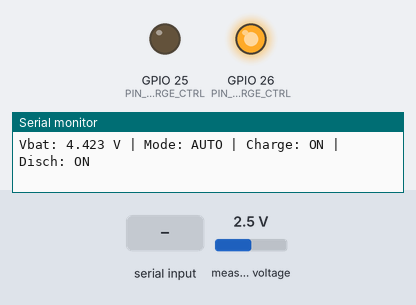
Simulated run of this sketch. Board: ESP32. Parts: output pins drawn as LEDs (lit = HIGH), the last lines printed to the serial monitor. The inputs (shaded band) are chosen by the test bench; at power-on: measured voltage 2.5 V.

Above: at 1.2 s.
1.3 s: "CHARGE ON\n" received over Serial
At 2.6 s:
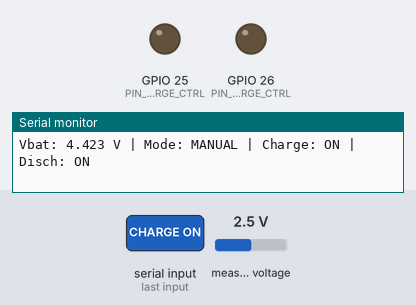
2.9 s: "DISCH OFF\n" received over Serial
At 4.3 s:
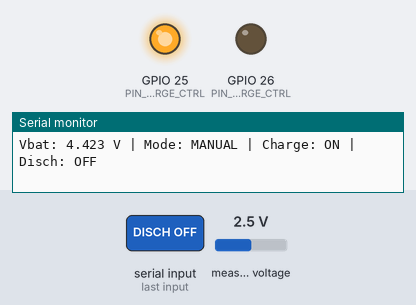
4.8 s: "AUTO\n" received over Serial
At 5.8 s:
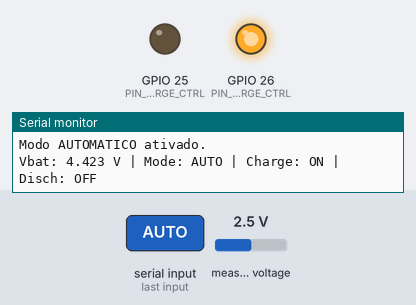
6.7 s: measured voltage set to 2.2 V
At 8.3 s:
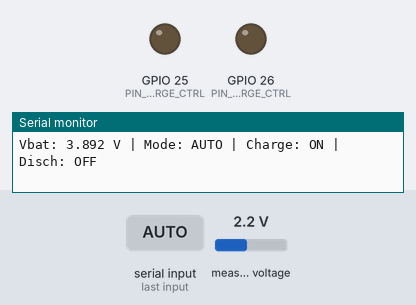
8.6 s: measured voltage set to 1.8 V
10.2 s: measured voltage set to 1.5 V
At 10.9 s:
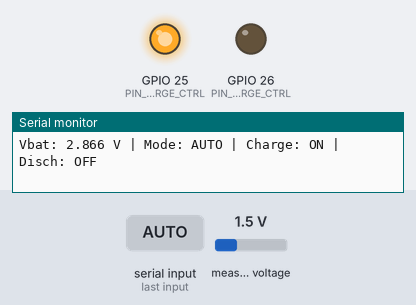
Timing chart, 0 to 12.7 s (numbered marks = the images above; inputs shaded):
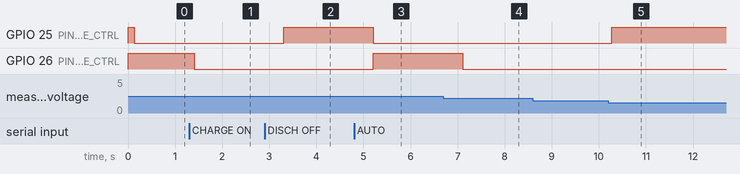

The sketch:

firmware_esp.ino
```cpp
#include <Wire.h>
#include <Adafruit_ADS1X15.h>

Adafruit_ADS1115 ads;

// Resistores do divisor
const float R1 = 20000.0;  // entre Vbat e ADC
const float R2 = 26000.0;  // entre ADC e GND

// Limites de bateria
const float V_BATT_MIN = 3.0;
const float V_BATT_MIN_REENABLE = 3.05;
const float V_BATT_MAX = 4.2;
const float V_BATT_MAX_REENABLE = 4.15;

const int PIN_CHARGE_CTRL = 26;
const int PIN_DISCHARGE_CTRL = 25;

// Fator de calibração
float calib_factor = 1.0;

const float ADS_VFSR = 4.096f;
const float ADC_COUNTS = 32767.0f;

enum Mode { AUTO, MANUAL };
Mode mode = AUTO;

bool forceCharge = true;
bool forceDischarge = true;

const int NUM_SAMPLES = 10;

void setup() {
  Serial.begin(115200);
  Wire.begin(21, 22);

  if (!ads.begin(0x49)) {
    Serial.println("Erro: ADS1115 nao inicializou!");
    while (1);
  }
  ads.setGain(GAIN_ONE);

  pinMode(PIN_CHARGE_CTRL, OUTPUT);
  pinMode(PIN_DISCHARGE_CTRL, OUTPUT);

  // Inicializa desligado (HIGH = relé desligado)
  digitalWrite(PIN_CHARGE_CTRL, HIGH);
  digitalWrite(PIN_DISCHARGE_CTRL, HIGH);

  Serial.println("Sistema iniciado.");
  Serial.println("Comandos: AUTO | CHARGE ON | CHARGE OFF | DISCH ON | DISCH OFF");
}

// Lê tensão no canal do ADS e retorna a tensão real da bateria
float readBatteryVoltage(uint8_t ch) {
  long sum = 0;
  for (int i = 0; i < NUM_SAMPLES; i++) {
    sum += ads.readADC_SingleEnded(ch);
    delay(5);
  }
  float adc_avg = sum / (float)NUM_SAMPLES;
  float v_adc = adc_avg * (ADS_VFSR / ADC_COUNTS); // tensão no pino do ADC
  float v_batt = v_adc * (R1 + R2) / R2;           // tensão real da bateria
  v_batt *= calib_factor;                           // aplica calibração
  return v_batt;
}

void handleSerialCommand(String cmd) {
  cmd.trim();
  cmd.toUpperCase();

  if (cmd == "AUTO") {
    mode = AUTO;
    Serial.println("Modo AUTOMATICO ativado.");
  }
  else if (cmd == "CHARGE ON") {
    mode = MANUAL; forceCharge = true;
    digitalWrite(PIN_CHARGE_CTRL, LOW); // ativa imediatamente
    Serial.println("Modo MANUAL: carga FORCADA ON.");
  }
  else if (cmd == "CHARGE OFF") {
    mode = MANUAL; forceCharge = false;
    digitalWrite(PIN_CHARGE_CTRL, HIGH); // desativa imediatamente
    Serial.println("Modo MANUAL: carga FORCADA OFF.");
  }
  else if (cmd == "DISCH ON") {
    mode = MANUAL; forceDischarge = true;
    digitalWrite(PIN_DISCHARGE_CTRL, LOW); // ativa imediatamente
    Serial.println("Modo MANUAL: descarga FORCADA ON.");
  }
  else if (cmd == "DISCH OFF") {
    mode = MANUAL; forceDischarge = false;
    digitalWrite(PIN_DISCHARGE_CTRL, HIGH); // desativa imediatamente
    Serial.println("Modo MANUAL: descarga FORCADA OFF.");
  }
  else {
    Serial.println("Comando invalido.");
  }
}

void loop() {
  float v_batt = readBatteryVoltage(0);

  // Lê comandos da Serial
  if (Serial.available()) {
    String cmd = Serial.readStringUntil('\n');
    handleSerialCommand(cmd);
  }

  if (mode == AUTO) {
    // Controle automático com histerese - desliga a descarga (HIGH)
    if (v_batt < V_BATT_MIN) digitalWrite(PIN_DISCHARGE_CTRL, HIGH);
    else if (v_batt > V_BATT_MIN_REENABLE) digitalWrite(PIN_DISCHARGE_CTRL, LOW);
    // desliga a carga (HIGH)
    if (v_batt > V_BATT_MAX) digitalWrite(PIN_CHARGE_CTRL, HIGH);
    else if (v_batt < V_BATT_MAX_REENABLE) digitalWrite(PIN_CHARGE_CTRL, LOW);
  }
  else {
    // Controle manual (força estado do relé conforme comandos)
    digitalWrite(PIN_CHARGE_CTRL, forceCharge ? LOW : HIGH);
    digitalWrite(PIN_DISCHARGE_CTRL, forceDischarge ? LOW : HIGH);
  }

  // Envia para o serial as seguintes informações
  Serial.print("Vbat: "); Serial.print(v_batt, 3);
  Serial.print(" V | Mode: "); Serial.print((mode == AUTO) ? "AUTO" : "MANUAL");
  Serial.print(" | Charge: "); Serial.print(forceCharge ? "ON" : "OFF");
  Serial.print(" | Disch: "); Serial.println(forceDischarge ? "ON" : "OFF");

  delay(500);
}
```

Measured:
- the behaviour switches between 2.4 and 2.3 V on measured voltage (found by bisection; images 3 and 4)
- the behaviour switches between 1.7 and 1.6 V on measured voltage (found by bisection; images 4 and 5)
- after the input at 1.3 s, GPIO 26 (PIN_CHARGE_CTRL): HIGH → LOW after 0.10 s
- after the input at 2.9 s, GPIO 25 (PIN_DISCHARGE_CTRL): LOW → HIGH after 0.40 s
- after the input at 4.8 s, GPIO 25 (PIN_DISCHARGE_CTRL): HIGH → LOW after 0.41 s; GPIO 26 (PIN_CHARGE_CTRL): LOW → HIGH after 0.41 s
- after the input at 6.7 s, GPIO 26 (PIN_CHARGE_CTRL): HIGH → LOW after 0.41 s
- after the input at 10.2 s, GPIO 25 (PIN_DISCHARGE_CTRL): LOW → HIGH after 0.07 s
